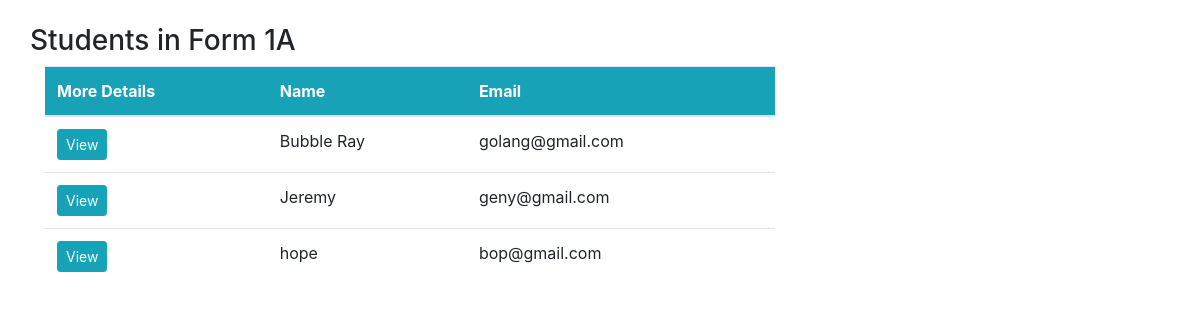
Before: /form1a/ with the older database file.
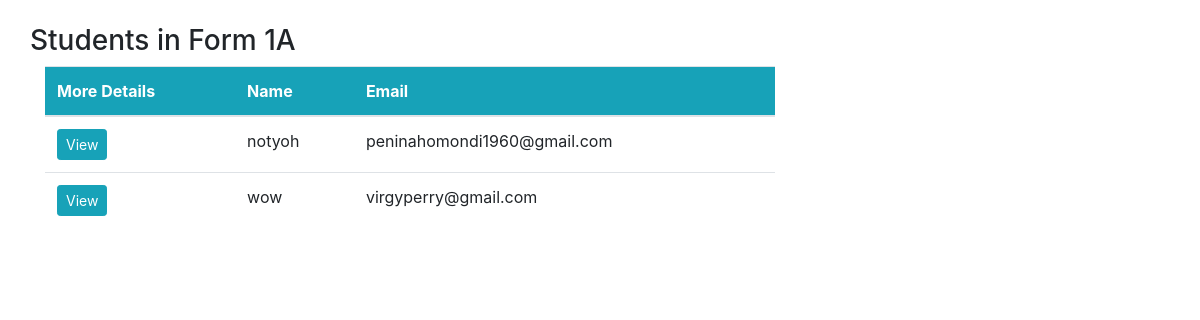
After: the same page with the newer database file.
### app/models.py (models this page shows, shortened)
class Student(models.Model):
    name = models.CharField(max_length=20)
    email = models.EmailField()
    reg_num = models.CharField(max_length=3,null=True)
    date = models.DateTimeField(default=timezone.now)
    stream_name = models.ForeignKey(Stream, on_delete=models.CASCADE,null=True)
    photo = models.ImageField(upload_to='images/',null=True,blank=True)
    class Meta:
         ordering = ['-date']

### app/views.py (the view)
# urls.py: path('form1a/',views.formA,name='oneA'),
def formA(request):
    students = Student.objects.filter(stream_name__stream_name='Form 1A')
    return render(request, 'form1a.html',locals())

### app/templates/form1a.html (shortened to what this page needs)
{%extends 'base.html' %}
{% block content%}
  <div class="container">
    <div class="row my-4">
      <h3 style="text-align: center;">Students in Form 1A </h3>
        <div class="col-md-4"></div>
        <div class="col-md-8">
<table class="table bg-white">
  <thead class="bg-info">
    <tr class="text-white">
      <th scope="col">More Details</th>
      <th scope="col">Name</th>
      <th scope="col">Email</th>
    </tr>
  </thead>
  <tbody>
    <tr>
      {% for stu in students %}
      <th scope="row">
        <a class= "btn btn-info btn-sm" href="{% url 'student-det' stu.id %}">View</a>
      </th>
      <td>{{stu.name}}</td>
      <td>{{stu.email}}</td>
    </tr>
    {% endfor %}
  </tbody>
</table>
</div>
</div>
</div>
{% endblock %}

### app/templates/base.html (shortened to what this page needs)
{% load bootstrap5 %}
<!DOCTYPE html>
<html lang="en">
<head>
    <link rel="stylesheet" href="https://stackpath.bootstrapcdn.com/bootstrap/4.3.1/css/bootstrap.min.css">
<link rel="stylesheet" href="https://pro.fontawesome.com/releases/v5.10.0/css/all.css"
integrity="sha384-AYmEC3Yw5cVb3ZcuHtOA93w35dYTsvhLPVnYs9eStHfGJvOvKxVfELGroGkvsg+p"
crossorigin="anonymous" />
</head>
<body>
    {% block content %}
</body>
</html>

Changed rows visible on the page:
removed Student: name "Bubble Ray", email "golang@gmail.com"
removed Student: name "Jeremy", email "geny@gmail.com"
removed Student: name "hope", email "bop@gmail.com"
added Student: name "notyoh", email "peninahomondi1960@gmail.com"
added Student: name "wow", email "virgyperry@gmail.com"
